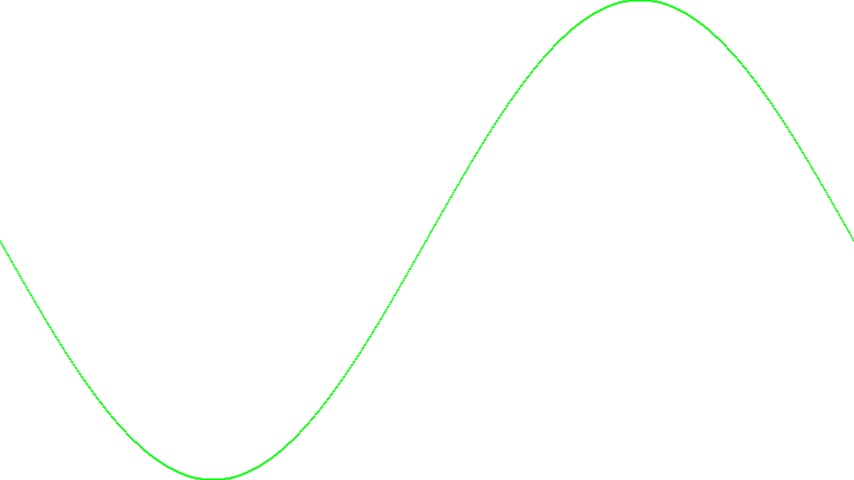
Frame 1 (no input)
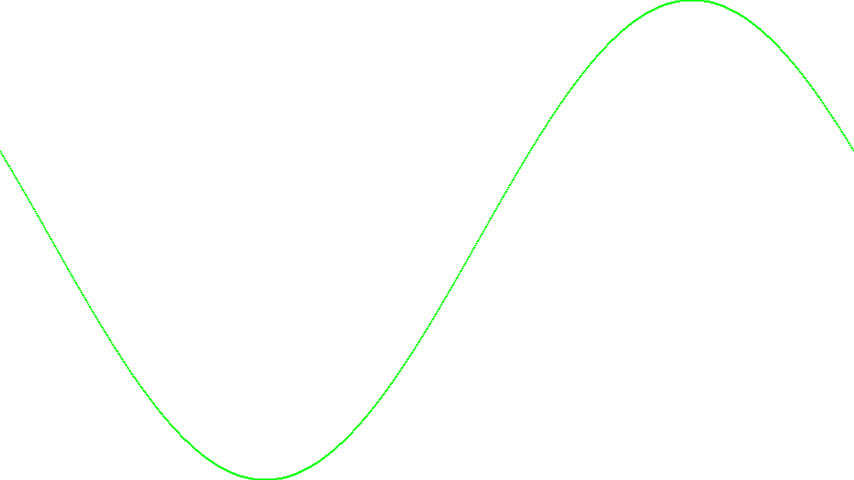
Frame 60 (the mouse pressed at the canvas centre just before this capture)
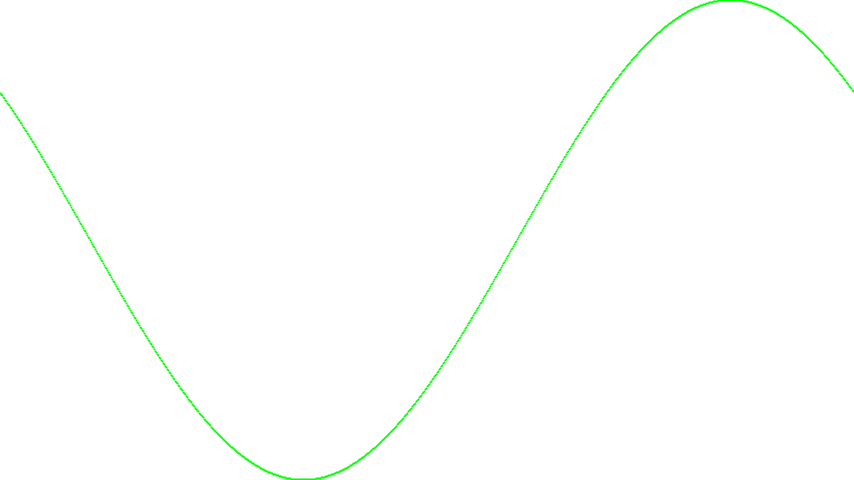
Frame 120 (the mouse held since frame 60 and released just before this capture)

The Processing sketch that drew these frames (run headless with seeded random() and noise(); from frame 60 on, the mouse is pressed at the canvas centre):

// Processing sketch: Wave_160710b
// ── Wave_160710b.pde
void setup(){
  size(854 , 480);
  smooth();
  stroke(0 , 255 , 0);
  strokeWeight(2);
}
float t = 0;
void draw(){
  background(255);
  float angle = 0;
  for(float x = 0; x < width; x++){
    float y = ((sin(t + (angle += (2 * PI) / width)) + 1) / 2) * height;
    point(x , y);
  }
  t += 0.1;
}
